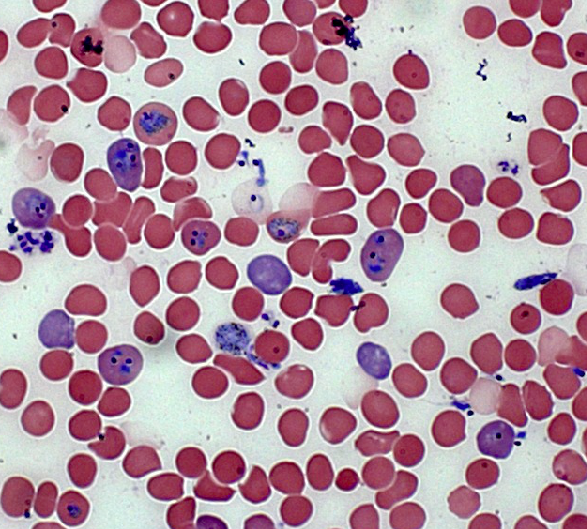
#> input picture inputImages/malaria_2815-Set1-sm.png, 587 x 529 px
$ python a5gray.py inputImages/malaria_2815-Set1-sm.png
#> lines starting #> are read from the running program, lines starting #| are printed output that depends on the picture
import cv2
import matplotlib.pyplot as plt
import math
import sys
import numpy as np
from numpy.core.fromnumeric import size
import colorsys

from numpy.lib.function_base import angle


def main():
################################### user input ###################################
    # error check user input
    if len(sys.argv) != 2:
        print('usage: python3 a5.py <input_image_name>\n')
        return

    # read in the image in RGB
    img = cv2.imread(sys.argv[1], 0)
#> img: shape (529, 587); min 0, max 255, mean 156.1

    # displaying the original image
    cv2.imshow('Image', img)
    cv2.waitKey(0)


################################### initializing ###################################
    # initializing sobel kernels
    Gx = np.matrix('-1 0 1; -2 0 2; -1 0 1')
    Gy = np.matrix('-1 -2 -1; 0 0 0; 1 2 1')

    # using the scaled kernels
    Gx = Gx/4
    Gy = Gy/4


    # pads the image
    img = np.pad(img, 1, "constant")
#> img: shape (531, 589)

    # creates images the same size as the padded image with all zeros
    newImgx = np.zeros_like(img)
    newImgy = np.zeros_like(img)
    magImg = np.zeros_like(img)
    angleImg = np.zeros_like(img)
    newImgDoublex = np.zeros_like(img)
    newImgDoubley = np.zeros_like(img)
    magImgDouble = np.zeros_like(img)
    gray2RGB = cv2.cvtColor(img,cv2.COLOR_GRAY2RGB)
    hsv = cv2.cvtColor(gray2RGB, cv2.COLOR_RGB2HSV)
#> hsv: shape (531, 589, 3); mean H, S, V 0, 0, 155


################################### loop ###################################
    # go through every pixel in the image, excluding padding
    for row in range(1, img.shape[0]-1):
        for col in range(1, img.shape[1]-1):
            # get the 3x3 patch
            patch = img[row-1:row+2,col-1:col+2]

            ################################### part a ###################################
            # calculate
            ix = np.multiply(patch, Gx)
            ixSum = np.sum(ix)
            iy = np.multiply(patch, Gy)
            iySum = np.sum(iy)

            # initialize the new image
            newImgx[row][col] = ixSum
            newImgy[row][col] = iySum


            ################################### part b ###################################
            # compute the magnitude in range of 0-255*sqrt(2)
            mag = np.sqrt(np.square(ixSum) + np.square(iySum))

            # initialize new image
            magImg[row][col] = mag


            ################################### part c ###################################
            # error checking for angle tangent
            if ixSum == 0 and iySum == 0:
                theta = 0

            # computing the angles in degrees 0-360
            theta = math.degrees(np.arctan2(ixSum, iySum))

            # if the angle is negative
            if(theta < 0):
                theta = theta + 360

            # initialize new image
            angleImg[row][col] = theta

            hsv[row][col] = angleImg[row][col], 255, magImg[row][col]


            ################################### part ii ###################################
            # calculate
            # ix & iy are already multiplied once so multiply again
            ixDouble = np.multiply(Gx, ix)
            ixDoubleSum = np.sum(ixDouble)
            iyDouble = np.multiply(Gy, iy)
            iyDoubleSum = np.sum(iyDouble)

            # initialize the new image
            newImgDoublex[row][col] = ixDoubleSum
            newImgDoubley[row][col] = iyDoubleSum

            # compute the magnitude in range of 0-255*sqrt(2)
            magDouble = np.sqrt(np.square(ixDoubleSum) + np.square(iyDoubleSum))

            # initialize new image
            magImgDouble[row][col] = magDouble
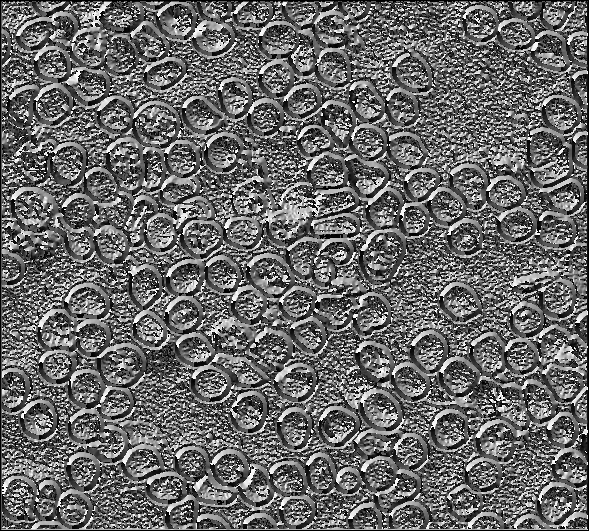
#> angleImg: shape (531, 589); min 0, max 255, mean 104.4
#> hsv: shape (531, 589, 3); mean H, S, V 104.4, 253.2, 24.8
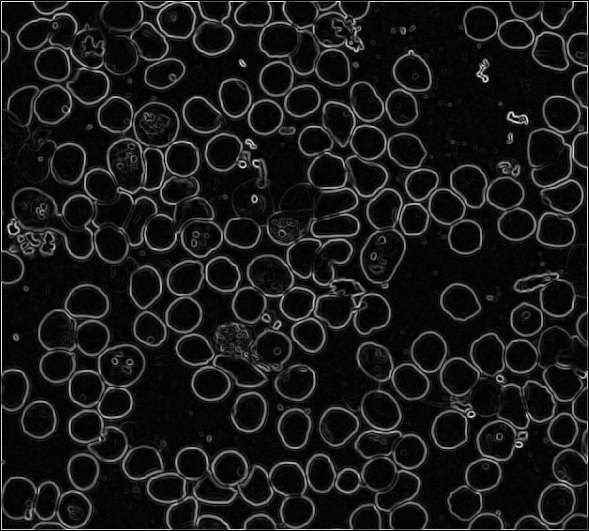
#> magImg: shape (531, 589); min 0, max 253, mean 24.8
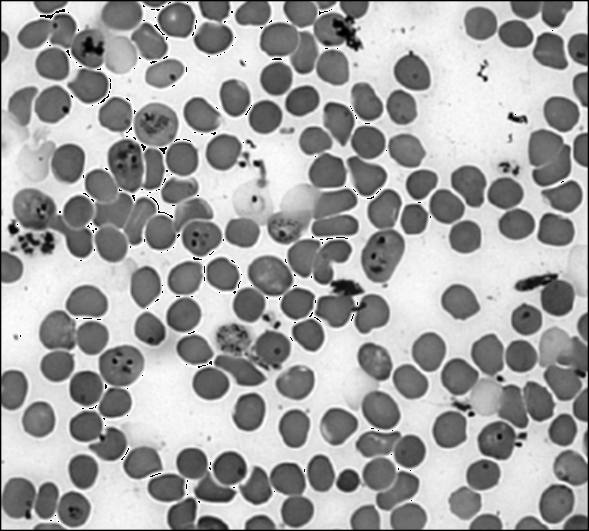
#> magImgDouble: shape (531, 589); min 0, max 255, mean 162.9
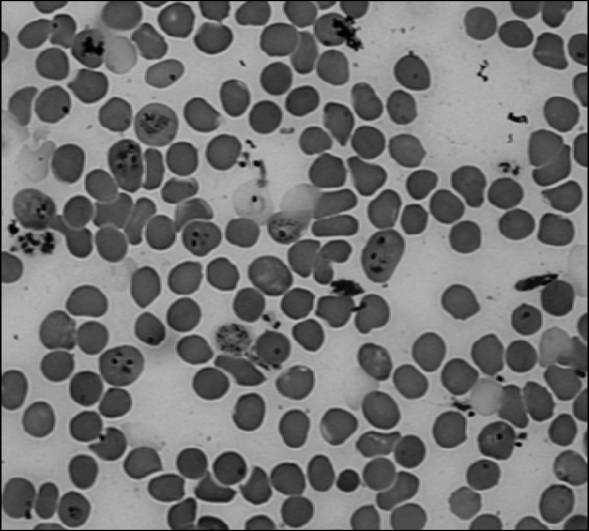
#> newImgDoublex: shape (531, 589); min 0, max 190, mean 115.5
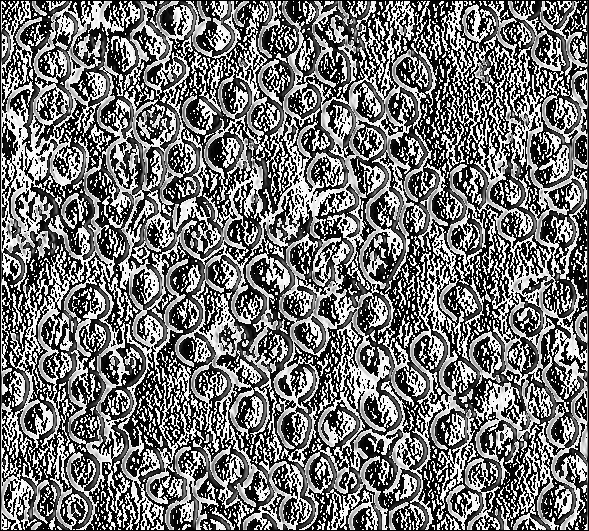
#> newImgx: shape (531, 589); min 0, max 255, mean 116.1
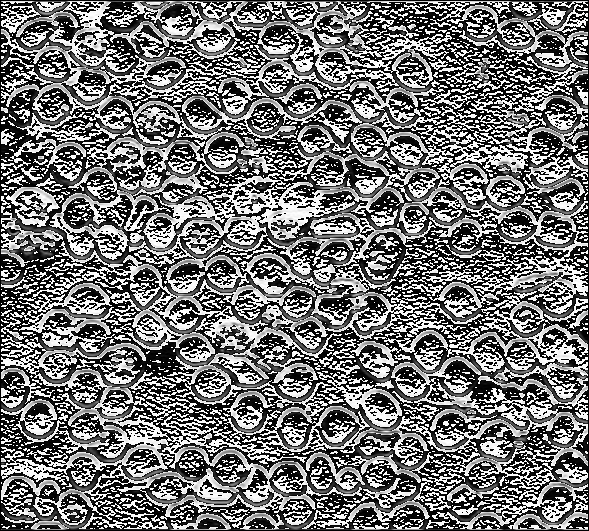
#> newImgy: shape (531, 589); min 0, max 255, mean 115.3


    ################################### part a ###################################
    # get correct range
    ex = newImgx + 255 / (510 / 255)
    ey = newImgy + 255 / (510 / 255)

    # make sure the image is unsigned integers
    ex = ex.astype(np.uint8)
    ey = ey.astype(np.uint8)

    # displaying the ix image
    cv2.imshow('Ix', ex)
    cv2.waitKey(0)

    # displaying the iy image
    cv2.imshow('Iy', ey)
    cv2.waitKey(0)


    ################################### part b ###################################
    # get correct range for magnitue
    eMag = magImg / ((255 * np.sqrt(2)) / 255)

    # make sure the image is unsigned integers
    eMag = eMag.astype(np.uint8)

    # displaying the mag image
    cv2.imshow('Magnitude Image', eMag)
    cv2.waitKey(0)


    # [13 lines of commented-out code are left out]

    hsv = hsv.astype(np.uint8)

    # displaying the mag image
    cv2.imshow('Angle Image', hsv)
    cv2.waitKey(0)


    ################################### part ii ###################################
    # get correct range
    exDouble = newImgDoublex + 255 / (510 / 255)
    eyDouble = newImgDoubley + 255 / (510 / 255)

    # make sure the image is unsigned integers
    exDouble = exDouble.astype(np.uint8)
    eyDouble = eyDouble.astype(np.uint8)
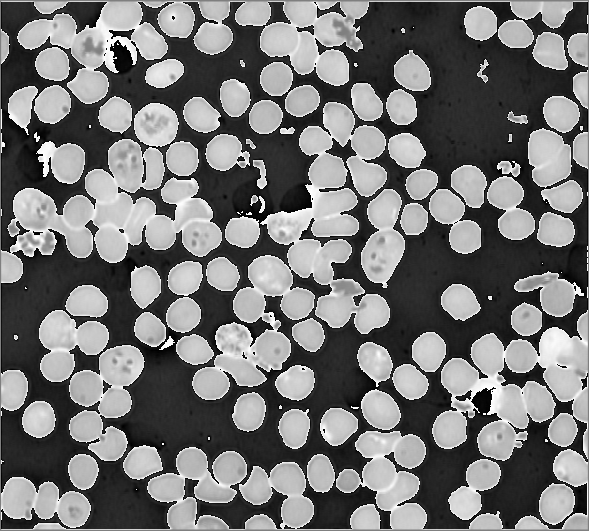
#> eyDouble: shape (531, 589); min 0, max 255, mean 118

    # displaying the ix image
    cv2.imshow('Ix Double', exDouble)
    cv2.waitKey(0)

    # displaying the iy image
    cv2.imshow('IyDouble', eyDouble)
    cv2.waitKey(0)

    # get correct range for magnitue
    eMagDouble = magImgDouble / ((255 * np.sqrt(2)) / 255)

    # make sure the image is unsigned integers
    eMagDouble = eMagDouble.astype(np.uint8)

    # displaying the mag image
    cv2.imshow('Magnitude Image Double', eMagDouble)
    cv2.waitKey(0)


main()
